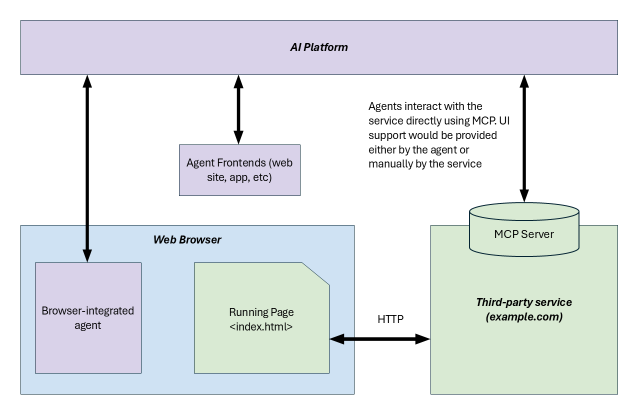
#> input picture apps/webmcp/content/explainer_mcp.png, 1280 x 832 px (shown at 1/2 size); its folder holds only this picture in this run
$ python pixelrts_vision_cli.py ../../apps/webmcp/content/explainer_mcp.png
#> lines starting #> are read from the running program, lines starting #| are printed output that depends on the picture
### systems/pixel_compiler/pixelrts_vision_analyzer.py
"""
PixelRTS Vision Analyzer

Analyzes PixelRTS container images (.rts.png) to extract visual information
and prepare them for vision model processing. Supports loading PNG data with
metadata from sidecar JSON files or embedded PNG tEXt chunks.
"""

import base64
import io
import json
import re
from pathlib import Path
from typing import Any

try:
    import matplotlib
    import numpy as np
    from PIL import Image, ImageDraw, ImageFont
    matplotlib.use('Agg')  # Non-interactive backend
    import matplotlib.pyplot as plt
except ImportError:
    raise ImportError(
        "PixelRTS Vision Analyzer requires PIL, numpy, and matplotlib. "
        "Install with: pip install Pillow numpy matplotlib"
    )

try:
    from vision_model_client import ModelProvider, VisionModelClient
except ImportError:
    # VisionModelClient is optional for core functionality
    VisionModelClient = None
    ModelProvider = None


try:
    from pattern_detector import (
        ClusterResult,
        EdgeDetectionResult,
        FourierAnalysisResult,
        PatternDetector,
    )
except ImportError:
    # PatternDetector is optional for advanced analysis
    PatternDetector = None
    EdgeDetectionResult = None
    FourierAnalysisResult = None
    ClusterResult = None


class PixelRTSVisionAnalyzer:
    """
    Analyzes PixelRTS container images for vision model processing.

    Features:
    - Loads PNG image and metadata from .meta.json sidecar
    - Extracts visual summary (dimensions, pixels, channels)
    - Generates entropy heatmap overlays
    - Prepares images for vision model input (resize + base64 encoding)
    """

    def __init__(self, rts_path: str):
        """
        Initialize analyzer with a PixelRTS PNG file.

        Args:
            rts_path: Path to .rts.png file

        Raises:
            FileNotFoundError: If file doesn't exist
            ValueError: If file is not a valid PNG
        """
        self.rts_path = rts_path
        self.metadata = None
        self.image = None

        # Validate file exists
        if not Path(rts_path).exists():
            raise FileNotFoundError(f"RTS PNG file not found: {rts_path}")

        # Load image
        self._load_image()
        # Load metadata
        self._load_metadata()

    def _load_image(self):
        """Load the PNG image."""
        try:
            with open(self.rts_path, 'rb') as f:
                png_data = f.read()
            self.image = Image.open(io.BytesIO(png_data))
#> self.image is the input picture: PIL image 1280x832 RGBA; mean R, G, B, A 228.7, 232.8, 235, 255

            # Ensure RGBA mode
            if self.image.mode != 'RGBA':
                self.image = self.image.convert('RGBA')

        except Exception as e:
            raise ValueError(f"Failed to load PNG: {e}")

    def _load_metadata(self):
        """
        Load metadata from sidecar JSON or PNG tEXt chunks.

        Tries to load from sidecar first, then falls back to PNG metadata.
        """
        # Try sidecar JSON first
        # Check for .rts.png.meta.json pattern
        rts_path_obj = Path(self.rts_path)
        meta_path = Path(str(rts_path_obj) + ".meta.json")

        if not meta_path.exists():
            # Try .meta.json without .rts prefix
            rts_path_obj = Path(self.rts_path)
            if rts_path_obj.suffix == '.png':
                meta_path = rts_path_obj.with_suffix('.meta.json')

        if meta_path.exists():
            try:
                with open(meta_path) as f:
                    self.metadata = json.load(f)
                return
            except (OSError, json.JSONDecodeError):
                pass  # Fall through to PNG metadata

        # Try to extract from PNG tEXt chunks
        self._load_metadata_from_png()

    def _load_metadata_from_png(self):
        """Load metadata from embedded PNG tEXt chunks."""
        try:
            # Reopen to access text metadata
            with open(self.rts_path, 'rb') as f:
                png_data = f.read()
            image = Image.open(io.BytesIO(png_data))

            for key, value in image.text.items():
                if "PixelRTS" in key or "PixelRTS" in value:
                    try:
                        # Strip magic prefix if present
                        if value.startswith("PixelRTS"):
                            value = value[8:]  # Remove "PixelRTS" prefix
                        self.metadata = json.loads(value)
                        return
                    except json.JSONDecodeError:
                        continue
#> this loop made 1 pass
#> key on pass 1: 'XML:com.adobe.xmp'

            # No metadata found - create basic metadata from image
            self.metadata = {
                "width": self.image.width,
                "height": self.image.height,
                "format": "PNG",
                "unknown_source": True
            }

        except Exception:
            # Create minimal metadata
            self.metadata = {
                "width": self.image.width if self.image else 0,
                "height": self.image.height if self.image else 0,
                "format": "PNG"
            }

    def get_visual_summary(self) -> dict[str, Any]:
        """
        Get visual summary of the PixelRTS image.

        Returns:
            Dictionary containing:
            - width: Image width in pixels
            - height: Image height in pixels
            - total_pixels: Total number of pixels
            - channels: Number of color channels (typically 4 for RGBA)
            - aspect_ratio: Width/height ratio
            - grid_size: Grid size if available in metadata
            - format: Format identifier from metadata
            - data_size: Data size if available in metadata
        """
        width, height = self.image.size
        summary = {
            "width": width,
            "height": height,
            "total_pixels": width * height,
            "channels": len(self.image.getbands()),
            "aspect_ratio": width / height if height > 0 else 1.0,
        }
#> summary = {'width': 1280, 'height': 832, 'total_pixels': 1064960, 'channels': 4, 'aspect_ratio': 1.54}
#> in main, `summary = analyzer.get_visual_summary()`: summary = {'width': 1280, 'height': 832, 'total_pixels': 1064960, 'channels': 4, 'aspect_ratio': 1.54, 'format': 'PNG'}
#|     Dimensions: 1280x832
#|     Pixels: 1,064,960
#|     Channels: 4
#|     Format: PNG

        # Add metadata fields if available
        if "grid_size" in self.metadata:
            summary["grid_size"] = self.metadata["grid_size"]
        if "format" in self.metadata:
            summary["format"] = self.metadata["format"]
        if "data_size" in self.metadata:
            summary["data_size"] = self.metadata["data_size"]
        elif "size_bytes" in self.metadata:
            summary["size_bytes"] = self.metadata["size_bytes"]

        return summary

    def generate_entropy_overlay(
        self,
        output_dir: str,
        colormap: str = "viridis"
    ) -> str:
        """
        Generate entropy heatmap overlay visualization.

        Creates a colored heatmap showing pixel entropy/distribution patterns.
        Useful for visualizing data density in PixelRTS containers.

        Args:
            output_dir: Directory to save output image
            colormap: Matplotlib colormap name (default: "viridis")

        Returns:
            Path to generated overlay image
        """
#> called with output_dir = 'pixelrts_vision_output', colormap = 'viridis'
        # Create output directory if needed
        output_path = Path(output_dir)
        output_path.mkdir(parents=True, exist_ok=True)

        # Convert image to numpy array
        img_array = np.array(self.image)

        # Calculate "entropy" - using pixel variance as proxy
        # For RGBA, compute variance across all channels
        entropy_map = np.std(img_array, axis=2)
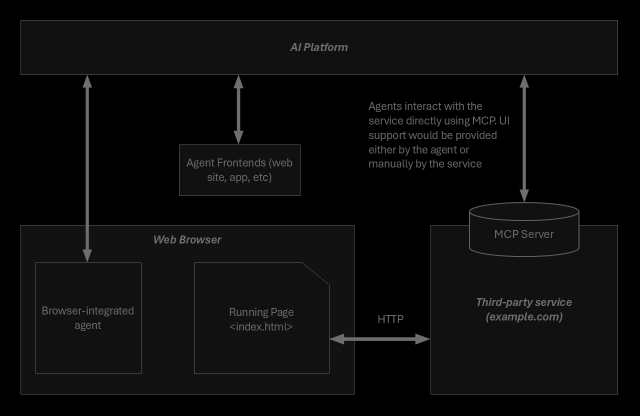
#> entropy_map: shape (832, 1280) float64 (shown at 1/2 size); min 0, max 110.4, mean 11.3

        # Create heatmap
        fig, ax = plt.subplots(figsize=(8, 8))
        im = ax.imshow(entropy_map, cmap=colormap, interpolation='nearest')
        plt.colorbar(im, ax=ax, label='Pixel Variance (Entropy)')
        ax.set_title(f'Entropy Overlay: {Path(self.rts_path).name}')
        ax.axis('off')

        # Save figure
        output_file = output_path / f"{Path(self.rts_path).stem}_entropy_overlay.png"
        plt.savefig(output_file, bbox_inches='tight', dpi=150)
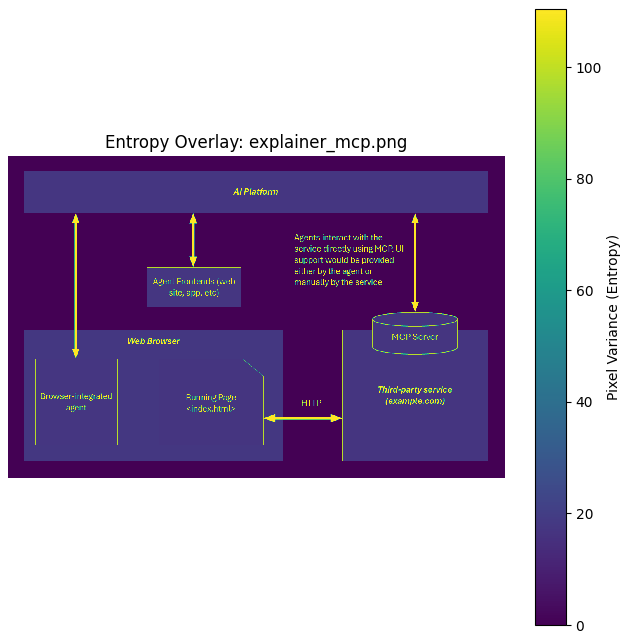
#> figure drawn by matplotlib, 2 panels
        plt.close(fig)

        return str(output_file)

    def prepare_for_vision_model(
        self,
        max_size: int = 512
    ) -> tuple[Image.Image, str]:
        """
        Prepare image for vision model input.

        Resizes image if needed and returns both PIL image and base64-encoded
        PNG string suitable for API requests.

        Args:
            max_size: Maximum dimension (width or height). Images larger than
                     this will be resized while preserving aspect ratio.

        Returns:
            Tuple of (PIL Image, base64_encoded_string)
        """
#> called with max_size = 512
        # Copy image to avoid modifying original
        img = self.image.copy()

        # Resize if needed
        width, height = img.size
#> (the rest of the program and of its run is left out)
